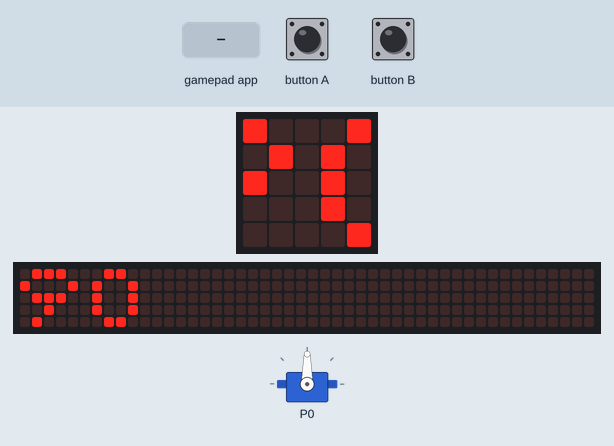
The program below on a simulated BBC micro:bit (MakeCode). Shown: servo, the board's 5×5 LED display, a strip that is not on the board, showing the scrolling text unrolled. The inputs (shaded band) are chosen by the test bench. The 48×5 strip is a reading aid, not a part: it shows the text the display is scrolling, unrolled, one strip-width of it at a time.

Above: at 1.27 s.
1.3 s: gamepad app sends A_DOWN
At 3.3 s:
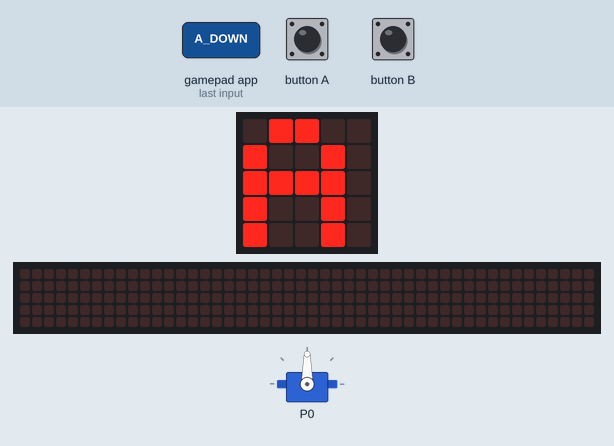
4.3 s: gamepad app sends B_DOWN
At 6.7 s:
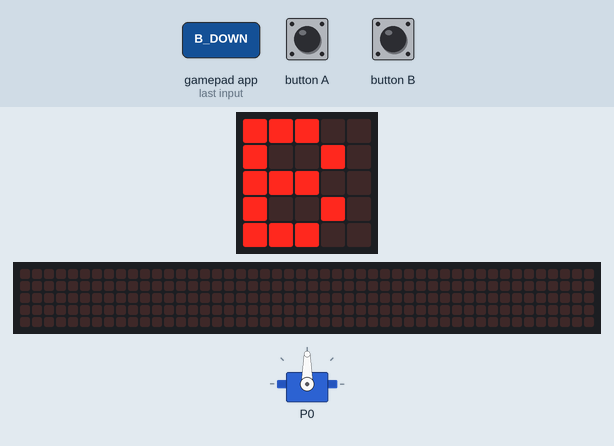
7.3 s: gamepad app sends C_DOWN
At 9.9 s:
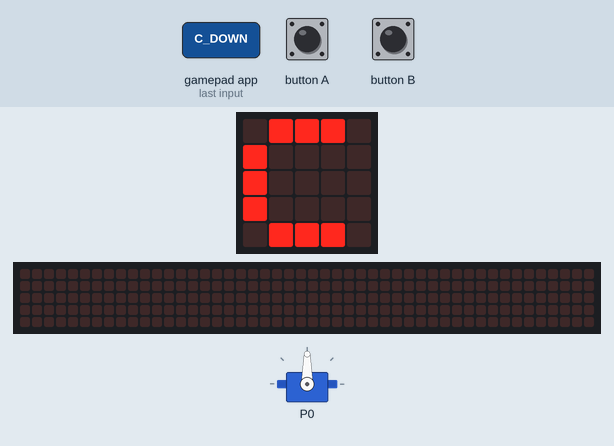
10.3 s: gamepad app sends D_DOWN
At 10.9 s:
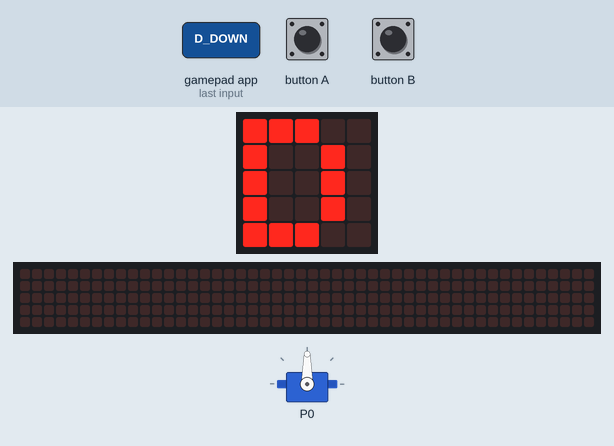
13.3 s: gamepad app sends 1_DOWN
At 14.2 s:
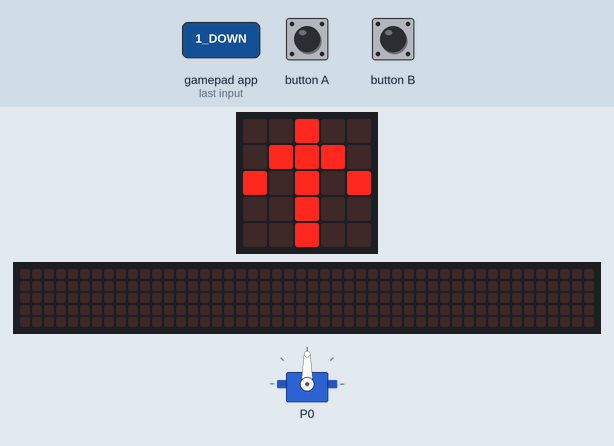
16.3 s: gamepad app sends 2_DOWN
At 17.5 s:
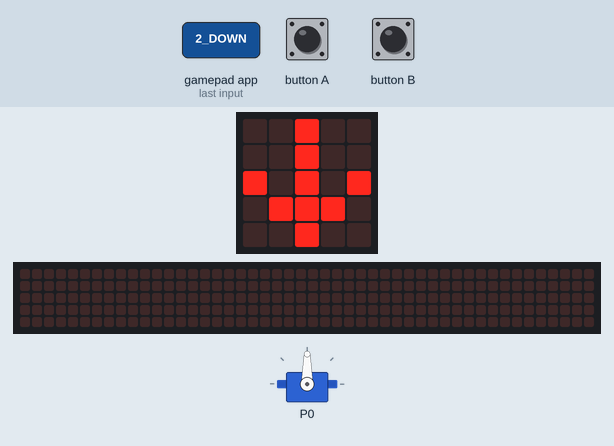

The program:

main.ts
```typescript
input.onButtonPressed(Button.A, function () {
    if (Posicion == 181) {
        Posicion = 0
    } else {
        Posicion += 0 + 10
    }
    servos.P0.setAngle(Posicion)
})
input.onButtonPressed(Button.B, function () {
    if (Posicion == -1) {
        Posicion = 180
    } else {
        Posicion += 0 - 10
    }
    servos.P0.setAngle(Posicion)
})
control.onEvent(EventBusSource.MES_DPAD_CONTROLLER_ID, EventBusValue.MICROBIT_EVT_ANY, function () {
    if (control.eventValue() == EventBusValue.MES_DPAD_BUTTON_1_DOWN) {
        basic.showArrow(ArrowNames.North)
    } else if (control.eventValue() == EventBusValue.MES_DPAD_BUTTON_2_DOWN) {
        basic.showArrow(ArrowNames.South)
    } else if (control.eventValue() == EventBusValue.MES_DPAD_BUTTON_3_DOWN) {
        basic.showArrow(ArrowNames.West)
    } else if (control.eventValue() == EventBusValue.MES_DPAD_BUTTON_4_DOWN) {
        basic.showArrow(ArrowNames.East)
    } else if (control.eventValue() == EventBusValue.MES_DPAD_BUTTON_A_DOWN) {
        basic.showString("A")
    } else if (control.eventValue() == EventBusValue.MES_DPAD_BUTTON_B_DOWN) {
        basic.showString("B")
    } else if (control.eventValue() == EventBusValue.MES_DPAD_BUTTON_C_DOWN) {
        basic.showString("C")
    } else if (control.eventValue() == EventBusValue.MES_DPAD_BUTTON_D_DOWN) {
        basic.showString("D")
    }
})
let Posicion = 0
Posicion = 90
servos.P0.setAngle(Posicion)
basic.forever(function () {
    basic.showNumber(Posicion)
})
```

test.ts
```typescript
// aquí va el archivo "tests"; esto no se compilará cuando este paquete se utilice como una extensión.
```

Measured:
- after the input at 1.3 s, the display: first differs from a run without the input after 1.4 s (image 1)
- after the input at 4.3 s, the display: first differs from a run without the input after 1.9 s (image 2)
- after the input at 7.3 s, the display: first differs from a run without the input after 2.3 s (image 3)
- after the input at 10.3 s, the display: changes after 0.05 s (image 4)
- after the input at 13.3 s, the display: first differs from a run without the input after 0.50 s (image 5)
- after the input at 16.3 s, the display: first differs from a run without the input after 0.80 s (image 6)
- what the display in image 1 shows lasts 0.8 s, from 2.7 s to 3.5 s
